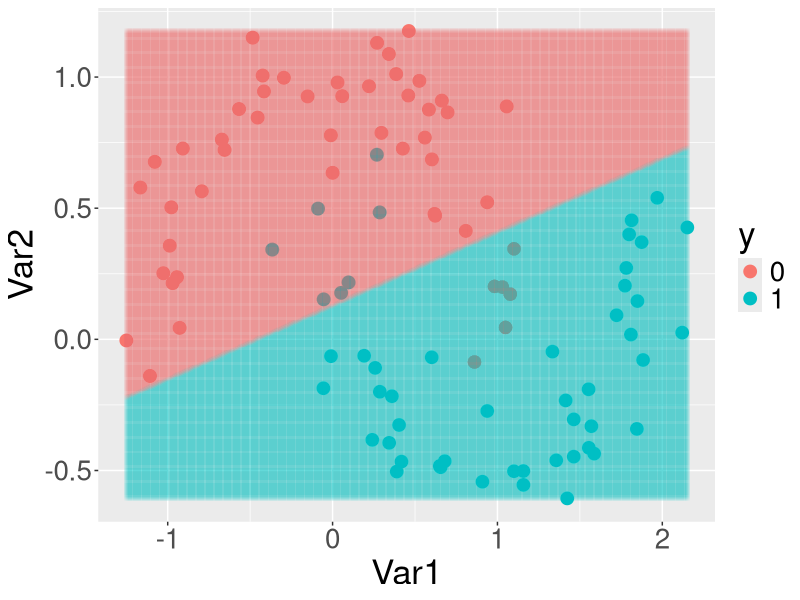

Here is the R script that generated this plot:
rm(list=ls())
library("tidyverse")
library("mgcv")
library('splines')
library("caret")
set.seed(143)

# Load Data
test_data <- read.csv("Moon_data.csv") %>% 
  as_tibble() %>% 
  rename(y = target)
head(test_data)

# ロジスティック回帰実行
model_glm <- glm(y ~ Var1 + Var2, data = test_data, family = binomial(link = "logit"))
model_glm$coefficients

# prediction
pred_data <- expand.grid(seq(min(test_data$Var1), max(test_data$Var1), length = 500), 
                         seq(min(test_data$Var2), max(test_data$Var2), length = 500)) %>% 
  mutate(linear_predictor = model_glm$coefficients[1] + model_glm$coefficients[2]*Var1 + model_glm$coefficients[3]*Var2) %>% 
  mutate(predict_prob = 1/(1+exp(-1*linear_predictor))) %>%
  mutate(y = ifelse(predict_prob>=0.5, 1, 0)) %>% 
  as_tibble()

# determinant surface
g <- ggplot(NULL) +
  geom_point(data = test_data, aes(x = Var1, y = Var2, color = factor(y)), size = 4) +
  geom_point(data = pred_data, aes(x = Var1, y = Var2, color = factor(y)), alpha = 0.03, shape = 15) +
  scale_colour_discrete("y") +
  theme(axis.text = element_text(size = 20), axis.title = element_text(size = 25), 
        legend.title = element_text(size = 25), legend.text = element_text(size = 20))
g

















